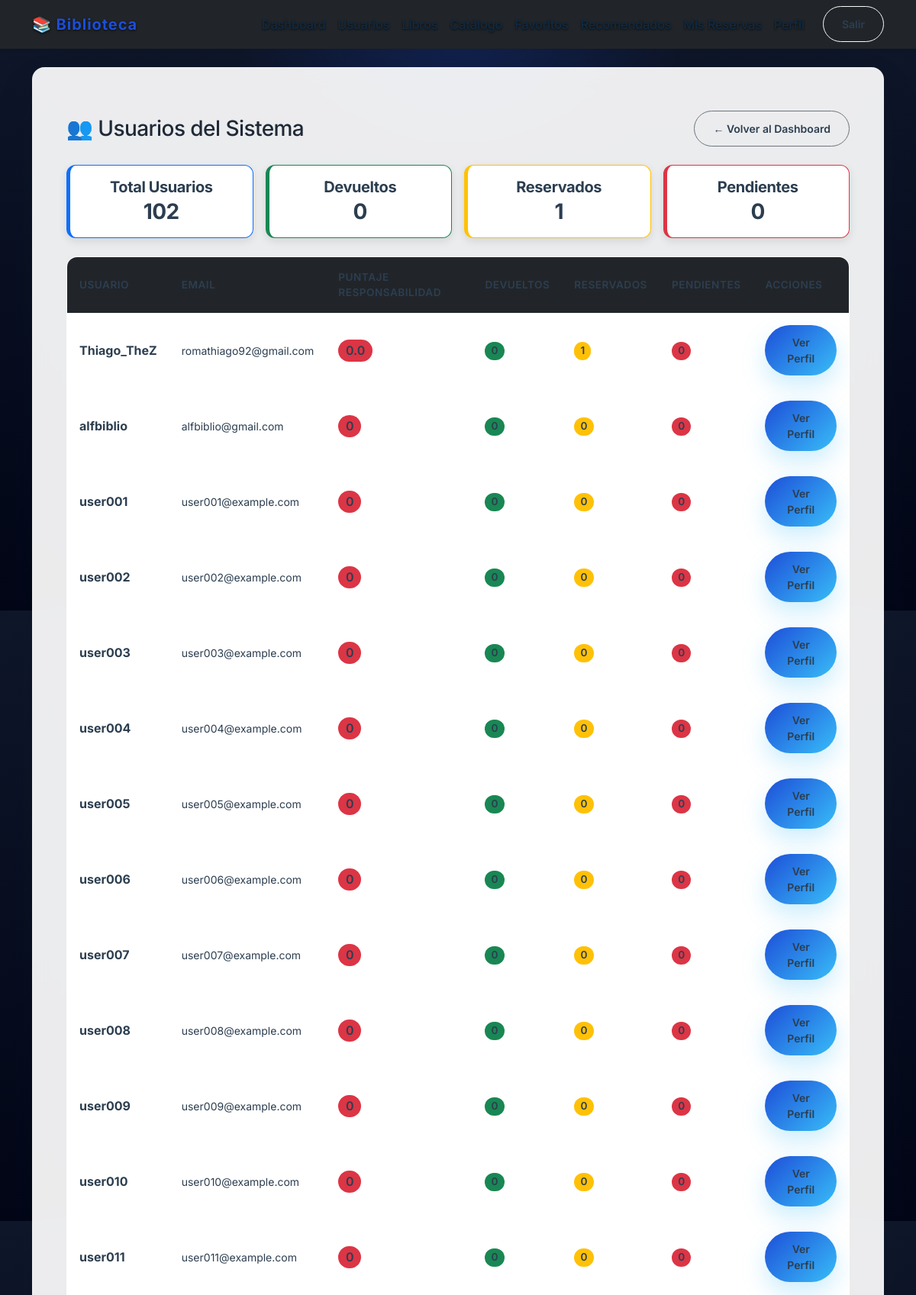
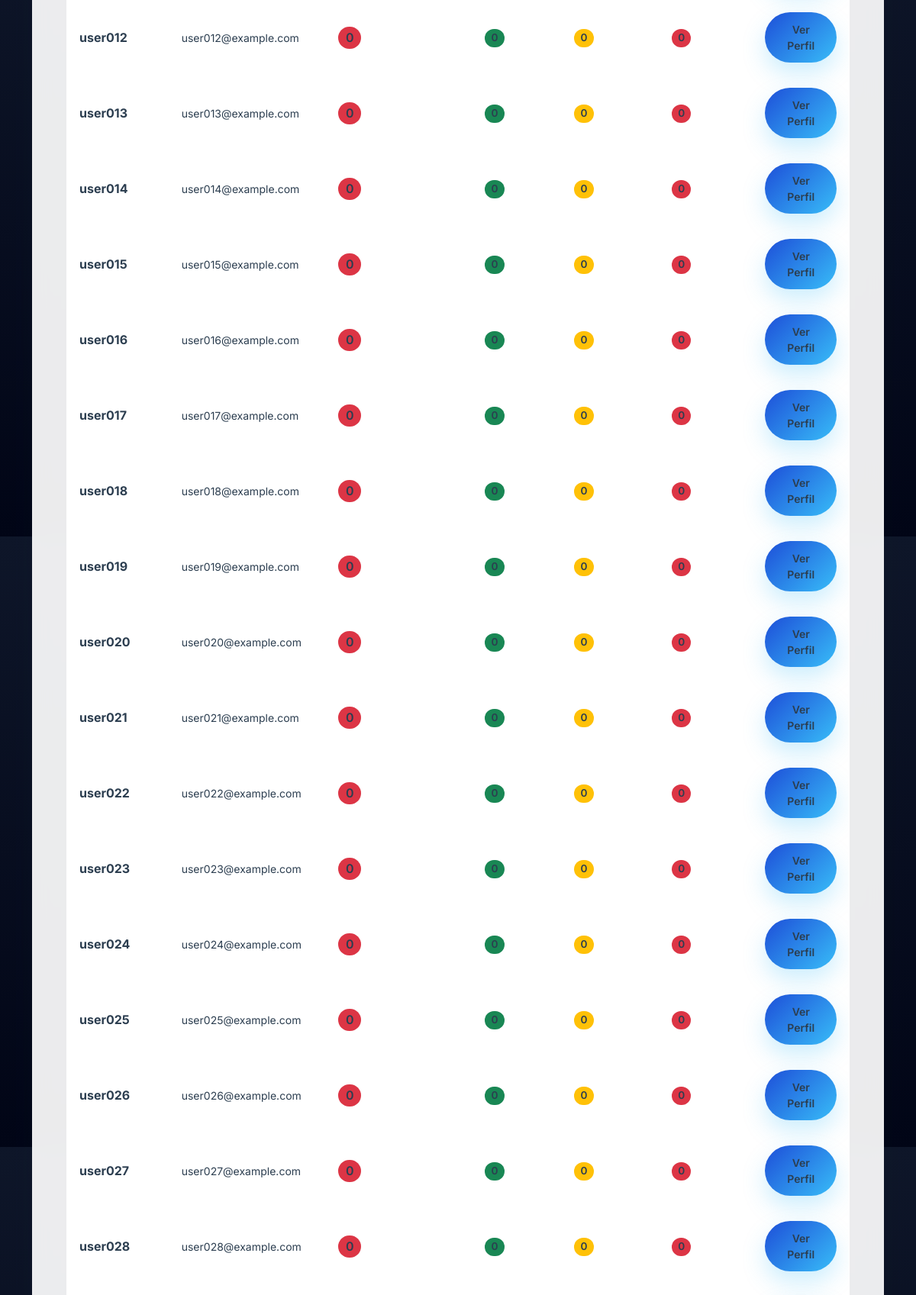
Page /admin/users (signed in, upper part) on the committed database (2 pictures, top to bottom).
### tables this page shows
CREATE TABLE users (
                id INTEGER PRIMARY KEY AUTOINCREMENT,
                username TEXT UNIQUE,
                email TEXT UNIQUE,
                password TEXT,
                role TEXT DEFAULT 'user',
                created_at DATETIME DEFAULT CURRENT_TIMESTAMP
            );

### routes/admin_routes.py (the view)
@admin_bp.route('/users')
@login_required
@admin_required
def admin_users():
    users = query_db(
        """
        SELECT u.id, u.username, u.email,
               COALESCE((SELECT COUNT(*) FROM reservations r WHERE r.user_id = u.id AND r.status = 'returned'), 0) AS returned,
               COALESCE((SELECT COUNT(*) FROM reservations r WHERE r.user_id = u.id AND r.status = 'reserved'), 0) AS reserved,
               COALESCE((SELECT COUNT(*) FROM reservations r WHERE r.user_id = u.id AND r.status = 'pending'), 0) AS pending,
               COALESCE((SELECT AVG(CASE WHEN r.status = 'returned' AND r.due_date IS NOT NULL AND r.return_date IS NOT NULL
                    THEN (julianday(r.return_date) - julianday(r.due_date)) * -1 ELSE 0 END)
                    FROM reservations r WHERE r.user_id = u.id), 0) AS responsibility_score
        FROM users u
        ORDER BY u.username
        """
    )
    return render_template('admin_users.html', users=users)

### app.py (called while the page is built)
@app.teardown_appcontext
def teardown_db(exception=None):
    close_db(exception)

### database.py (called while the page is built)
def get_db_connection(db_path=None):
    db_path = db_path or DEFAULT_DB_PATH
    connection = sqlite3.connect(db_path, timeout=10, detect_types=sqlite3.PARSE_DECLTYPES)
    connection.row_factory = sqlite3.Row
    connection.execute('PRAGMA foreign_keys = ON')
    return connection

### db_utils.py (called while the page is built)
def get_db():
    if 'db' not in g:
        g.db = get_db_connection()
    return g.db

def query_db(query, args=(), one=False):
    cursor = get_db().execute(query, args)
    rows = cursor.fetchall()
    cursor.close()
    if one:
        return rows[0] if rows else None
    return rows

### templates/admin_users.html (shortened to what this page needs)
{% extends 'base.html' %}
{% block content %}
<div class="container mt-4">
    <div class="d-flex justify-content-between align-items-center mb-4">
        <h1 class="h3 mb-0">👥 Usuarios del Sistema</h1>
        <a href="{{ url_for('admin.admin_dashboard') }}" class="btn btn-outline-secondary btn-sm">
            ← Volver al Dashboard
        </a>
    </div>
    <div class="row mb-4 g-3">
        <div class="col-md-3">
            <div class="card border-primary text-primary">
                <div class="card-body text-center">
                    <h5 class="card-title mb-1">Total Usuarios</h5>
                    <h3 class="mb-0">{{ users|length }}</h3>
                </div>
            </div>
        </div>
        <div class="col-md-3">
            <div class="card border-success text-success">
                <div class="card-body text-center">
                    <h5 class="card-title mb-1">Devueltos</h5>
                    <h3 class="mb-0">{{ users|sum(attribute='returned')|default(0) }}</h3>
                </div>
            </div>
        </div>
        <div class="col-md-3">
            <div class="card border-warning text-warning">
                <div class="card-body text-center">
                    <h5 class="card-title mb-1">Reservados</h5>
                    <h3 class="mb-0">{{ users|sum(attribute='reserved')|default(0) }}</h3>
                </div>
            </div>
        </div>
        <div class="col-md-3">
            <div class="card border-danger text-danger">
                <div class="card-body text-center">
                    <h5 class="card-title mb-1">Pendientes</h5>
                    <h3 class="mb-0">{{ users|sum(attribute='pending')|default(0) }}</h3>
                </div>
            </div>
        </div>
    </div>
    {% if users %}
    <div class="table-responsive">
        <table class="table table-hover align-middle">
            <thead class="table-dark">
                <tr>
                    <th>Usuario</th>
                    <th>Email</th>
                    <th>Puntaje Responsabilidad</th>
                    <th>Devueltos</th>
                    <th>Reservados</th>
                    <th>Pendientes</th>
                    <th>Acciones</th>
                </tr>
            </thead>
            <tbody>
                {% for user in users %}
                <tr>
                    <td><strong>{{ user.username }}</strong></td>
                    <td><small class="text-muted">{{ user.email }}</small></td>
                    <td>
                        <span class="badge bg-{{ 'success' if user.responsibility_score >= 80 else 'warning' if user.responsibility_score >= 50 else 'danger' }} fs-6">
                            {{ user.responsibility_score|round(1) }}
                        </span>
                    </td>
                    <td><span class="badge bg-success">{{ user.returned }}</span></td>
                    <td><span class="badge bg-warning text-dark">{{ user.reserved }}</span></td>
                    <td><span class="badge bg-danger">{{ user.pending }}</span></td>
                    <td>
                        <a href="{{ url_for('admin.admin_user_profile', user_id=user.id) }}"
                           class="btn btn-primary btn-sm">
                            Ver Perfil
                        </a>
                    </td>
                </tr>
                {% endfor %}
            </tbody>
        </table>
    </div>
    {% else %}
    <div class="text-center py-5">
        <p class="text-muted fs-5">No hay usuarios registrados en el sistema.</p>
    </div>
    {% endif %}
</div>
{% endblock %}

### static/css/style.css (style rules this page uses)
:root { --bg: #f4f7fc; --surface: #ffffff; --surface-soft: #eef4fb; --primary: #1d4ed8; --secondary: #0f766e; --accent: #38bdf8; --text: #102a43; --muted: #64748b; --border: rgba(15, 23, 42, 0.08); --shadow: rgba(15, 23, 42, 0.08); --radius: 18px; }
* { box-sizing: border-box; }
body { margin: 0; min-height: 100vh; font-family: 'Inter', sans-serif; background: radial-gradient(circle at top left, rgba(56, 189, 248, 0.12), transparent 25%), radial-gradient(circle at bottom right, rgba(29, 78, 216, 0.14), transparent 20%), var(--bg); color: var(--text); }
h1, h2, h3, h4, h5, h6 { font-weight: 700; letter-spacing: -0.02em; color: var(--text); margin-bottom: 1rem; }
p, label, .form-label, small, .text-muted { color: var(--muted); }
.card { background: var(--surface); border: 1px solid var(--border); border-radius: var(--radius); box-shadow: 0 20px 60px rgba(15, 23, 42, 0.06); transition: transform 0.3s ease, box-shadow 0.3s ease; }
.table { background: var(--surface); border: 1px solid var(--border); border-radius: calc(var(--radius) - 4px); overflow: hidden; box-shadow: 0 18px 40px rgba(15, 23, 42, 0.05); }
.table th, .table td { border-color: transparent; padding: 1rem 1rem; vertical-align: middle; }
.table thead { background: var(--surface-soft); color: var(--text); }
.table thead th { border-bottom: 1px solid var(--border); }
.btn { border-radius: 999px; font-weight: 600; padding: 0.75rem 1.5rem; transition: transform 0.25s ease, box-shadow 0.25s ease, background 0.25s ease; }
.btn-primary { background: linear-gradient(135deg, var(--primary), var(--accent)); border: none; color: #fff; box-shadow: 0 14px 30px rgba(56, 189, 248, 0.25); }
.badge { border-radius: 999px; font-weight: 600; padding: 0.4rem 0.8rem; background: rgba(56, 189, 248, 0.12); color: var(--primary); }
.card, .alert { animation: fadeIn 0.45s ease-out; }
* { transition: all 0.3s ease; }
.card.border-primary, .card.border-success, .card.border-warning, .card.border-danger { border-radius: 12px; box-shadow: 0 4px 12px rgba(0,0,0,0.1); transition: transform 0.2s; }
.table th { font-weight: 600; font-size: 0.85rem; text-transform: uppercase; letter-spacing: 0.5px; }
.card *, .table *, .form-control, .form-select, .alert *, .btn, .badge, .table th, .table td, .card .card-body, .card .card-title, .card .card-text { text-shadow: none !important; color: #2c3e50 !important; }
.card.border-primary { border-left: 5px solid #0d6efd !important; }
.card.border-success { border-left: 5px solid #198754 !important; }
.card.border-warning { border-left: 5px solid #ffc107 !important; }
.card.border-danger { border-left: 5px solid #dc3545 !important; }
.card.border-primary .card-title, .card.border-success .card-title, .card.border-warning .card-title, .card.border-danger .card-title { color: inherit !important; text-shadow: none !important; }
.table .badge { font-size: 0.85rem; padding: 0.4em 0.6em; }

### templates/base.html (style rules this page uses)
body { min-height: 100vh; background: radial-gradient(circle at top, rgba(29, 78, 216, 0.25), transparent 30%), linear-gradient(180deg, #0f172a 0%, #020617 100%); color: #1f2937; }

### rows in the picture
users: username "Thiago_TheZ", email "romathiago92@gmail.com", responsibility_score "0.0", returned "0", reserved "1", pending "0"
users: username "alfbiblio", email "alfbiblio@gmail.com", responsibility_score "0", returned "0", reserved "0", pending "0"
users: username "user001", email "user001@example.com", responsibility_score "0", returned "0", reserved "0", pending "0"
users: username "user002", email "user002@example.com", responsibility_score "0", returned "0", reserved "0", pending "0"
users: username "user003", email "user003@example.com", responsibility_score "0", returned "0", reserved "0", pending "0"
users: username "user004", email "user004@example.com", responsibility_score "0", returned "0", reserved "0", pending "0"
users: username "user005", email "user005@example.com", responsibility_score "0", returned "0", reserved "0", pending "0"
users: username "user006", email "user006@example.com", responsibility_score "0", returned "0", reserved "0", pending "0"
users: username "user007", email "user007@example.com", responsibility_score "0", returned "0", reserved "0", pending "0"
users: username "user008", email "user008@example.com", responsibility_score "0", returned "0", reserved "0", pending "0"
users: username "user009", email "user009@example.com", responsibility_score "0", returned "0", reserved "0", pending "0"
users: username "user010", email "user010@example.com", responsibility_score "0", returned "0", reserved "0", pending "0"
users: username "user011", email "user011@example.com", responsibility_score "0", returned "0", reserved "0", pending "0"
users: username "user012", email "user012@example.com", responsibility_score "0", returned "0", reserved "0", pending "0"
users: username "user013", email "user013@example.com", responsibility_score "0", returned "0", reserved "0", pending "0"
users: username "user014", email "user014@example.com", responsibility_score "0", returned "0", reserved "0", pending "0"
users: username "user015", email "user015@example.com", responsibility_score "0", returned "0", reserved "0", pending "0"
users: username "user016", email "user016@example.com", responsibility_score "0", returned "0", reserved "0", pending "0"
users: username "user017", email "user017@example.com", responsibility_score "0", returned "0", reserved "0", pending "0"
users: username "user018", email "user018@example.com", responsibility_score "0", returned "0", reserved "0", pending "0"
users: username "user019", email "user019@example.com", responsibility_score "0", returned "0", reserved "0", pending "0"
users: username "user020", email "user020@example.com", responsibility_score "0", returned "0", reserved "0", pending "0"
users: username "user021", email "user021@example.com", responsibility_score "0", returned "0", reserved "0", pending "0"
users: username "user022", email "user022@example.com", responsibility_score "0", returned "0", reserved "0", pending "0"
users: username "user023", email "user023@example.com", responsibility_score "0", returned "0", reserved "0", pending "0"
users: username "user024", email "user024@example.com", responsibility_score "0", returned "0", reserved "0", pending "0"
users: username "user025", email "user025@example.com", responsibility_score "0", returned "0", reserved "0", pending "0"
users: username "user026", email "user026@example.com", responsibility_score "0", returned "0", reserved "0", pending "0"
users: username "user027", email "user027@example.com", responsibility_score "0", returned "0", reserved "0", pending "0"
users: username "user028", email "user028@example.com", responsibility_score "0", returned "0", reserved "0", pending "0"

### other values in the picture
{{ users|length }} "102"
{{ users|sum(attribute='returned')|default(0) }} "0"
{{ users|sum(attribute='reserved')|default(0) }} "1"
{{ users|sum(attribute='pending')|default(0) }} "0"
